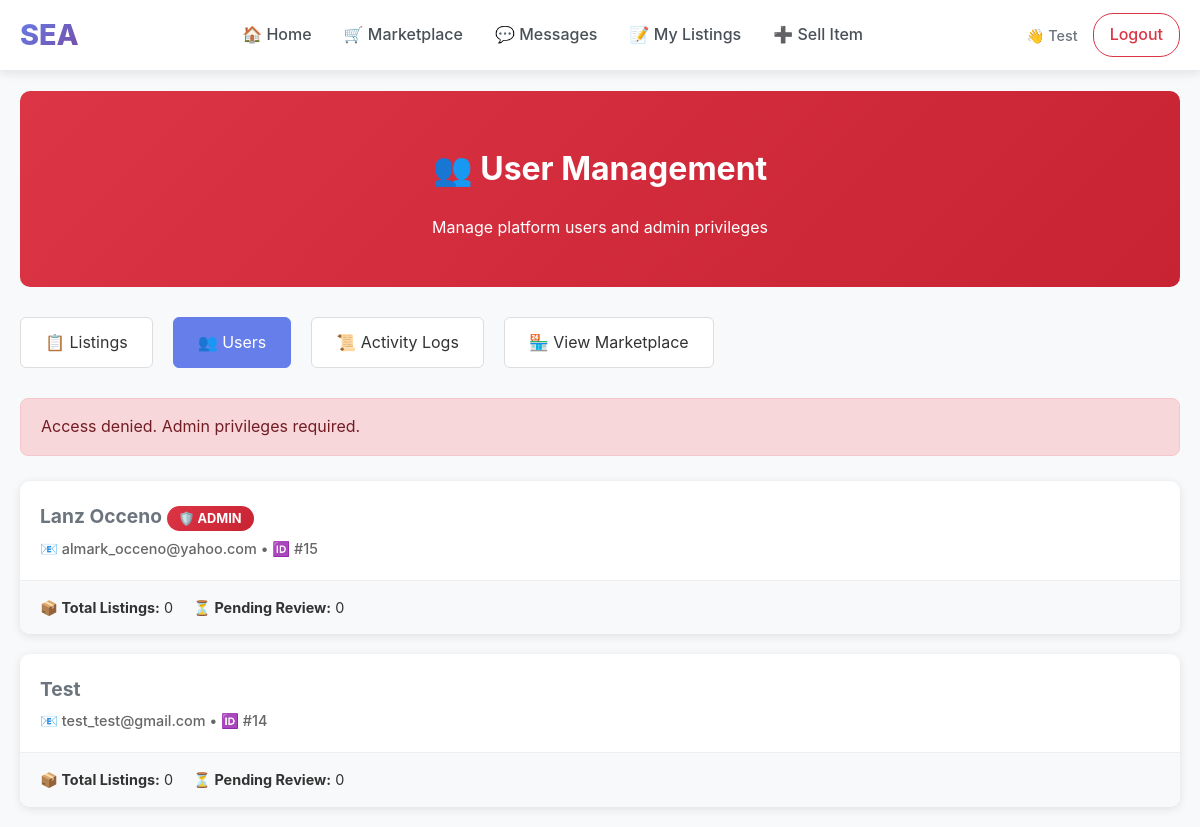
The app's page /admin/users (signed in) with its own data.
### tables this page shows
CREATE TABLE students (
        student_id INTEGER PRIMARY KEY AUTOINCREMENT,
        name TEXT NOT NULL,
        email TEXT UNIQUE NOT NULL,
        password TEXT NOT NULL,
        org TEXT
    , is_admin INTEGER DEFAULT 0, email_verified INTEGER DEFAULT 0, verification_code TEXT DEFAULT NULL, verification_code_expires DATETIME DEFAULT NULL);

### app.py (the view)
@app.route('/admin/users')
def admin_users():
    if not require_admin():
        return redirect(url_for('home'))
    conn = get_db_connection()
    cur = conn.cursor()
    cur.execute("""
        SELECT s.*,
               COUNT(i.item_id) as item_count,
               COUNT(CASE WHEN i.moderation_status = 'pending' THEN 1 END) as pending_items
        FROM students s
        LEFT JOIN items i ON s.student_id = i.student_id
        GROUP BY s.student_id
        ORDER BY s.student_id DESC
    """)
    users = [dict(row) for row in cur.fetchall()]
    conn.close()
    return render_template('admin/users.html', users=users)

### app.py (called while the page is built)
def get_db_connection():
    db_path = os.path.join(BASE_DIR, 'database', 'marketplace.db')
    conn = sqlite3.connect(db_path, timeout=30.0)
    conn.row_factory = sqlite3.Row
    conn.execute('PRAGMA journal_mode=WAL;')
    return conn

def require_login():
    if 'user_id' not in session:
        return False
    if 'last_activity' in session:
        try:
            last_activity = datetime.fromisoformat(session['last_activity'])
            if datetime.now() - last_activity > timedelta(hours=24):
                session.clear()
                return False
        except:
            pass
    session['last_activity'] = datetime.now().isoformat()
    return True

@app.context_processor
def inject_csrf_token():
    return dict(csrf_token=generate_csrf_token)

@app.context_processor
def inject_admin_status():
    return dict(is_admin_user=is_admin())

def is_admin():
    if not require_login():
        return False
    conn = get_db_connection()
    cur = conn.cursor()
    cur.execute("SELECT is_admin FROM students WHERE student_id = ?", (session['user_id'],))
    result = cur.fetchone()
    conn.close()
    return result and result[0] == 1

def require_admin():
    if not is_admin():
        flash("Access denied. Admin privileges required.", "error")
        return redirect(url_for('home'))
    return True

### templates/admin/users.html (shortened to what this page needs)
{% extends "base.html" %}
{% block content %}
<div class="admin-page">
  <div class="admin-header">
    <h1>👥 User Management</h1>
    <p>Manage platform users and admin privileges</p>
  </div>
  <div class="admin-nav">
    <a href="{{ url_for('admin_dashboard') }}">📋 Listings</a>
    <a href="{{ url_for('admin_users') }}" class="active">👥 Users</a>
    <a href="{{ url_for('admin_logs') }}">📜 Activity Logs</a>
    <a href="{{ url_for('marketplace') }}">🏪 View Marketplace</a>
  </div>
  {% with messages = get_flashed_messages(with_categories=true) %}
    {% if messages %}
      {% for category, message in messages %}
        <div class="alert {{ category }}">
          {{ message }}
        </div>
      {% endfor %}
    {% endif %}
  {% endwith %}
  <div class="users-grid">
    {% for user in users %}
    <div class="user-card">
      <div class="user-header">
        <div class="user-info">
          <div class="user-name">
            {{ user.name }}
            {% if user.is_admin %}
              <span class="admin-badge">🛡️ ADMIN</span>
            {% endif %}
          </div>
          <div class="user-meta">
            📧 {{ user.email }} • 🆔 #{{ user.student_id }}
          </div>
        </div>
      </div>
      <div class="user-stats">
        <div><strong>📦 Total Listings:</strong> {{ user.item_count }}</div>
        <div><strong>⏳ Pending Review:</strong> {{ user.pending_items }}</div>
      </div>
    </div>
    {% endfor %}
  </div>
</div>
{% endblock %}

### templates/base.html (shortened to what this page needs)
<!DOCTYPE html>
<html lang="en">
<head>
</head>
<body data-user-id="{% if session.get('user_id') %}{{ session.get('user_id') }}{% endif %}"{% if other %} data-other-id="{{ other['student_id'] }}"{% endif %}>
<nav class="navbar">
  <div class="nav-container">
    <a href="{{ url_for('home') }}" class="nav-brand">SEA</a>
    <div class="nav-links" id="navLinks">
      <a href="{{ url_for('home') }}">🏠 Home</a>
      <a href="{{ url_for('marketplace') }}">🛒 Marketplace</a>
      <a href="{{ url_for('messages') }}">💬 Messages</a>
      {% if session.get('user_id') %}
        <a href="{{ url_for('my_listings') }}">📝 My Listings</a>
        <a href="{{ url_for('add_item') }}">➕ Sell Item</a>
      {% endif %}
    </div>
    <div class="nav-user">
      {% if session.get('user_id') %}
        <span class="user-info">👋 {{ session.get('user_name') }}</span>
        <a href="{{ url_for('logout') }}" class="btn-logout">Logout</a>
      {% else %}
        <a href="{{ url_for('login') }}" class="btn-outline">Login</a>
        <a href="{{ url_for('register') }}" class="btn-primary">Register</a>
      {% endif %}
    </div>
  </div>
</nav>
<div class="main-content">
{% block content %}{% endblock %}
</div>
{% set is_chat_page = request.endpoint == 'chat_page' %}
</body>
</html>

### templates/base.html (style rules this page uses)
* { box-sizing: border-box; }
body { margin: 0; font-family: -apple-system, BlinkMacSystemFont, 'Segoe UI', Roboto, sans-serif; background: #f8f9fa; line-height: 1.6; color: #333; }
.main-content { min-height: calc(100vh - 80px); padding-top: 0; }
.navbar { background: white; padding: 12px 0; box-shadow: 0 2px 10px rgba(0, 0, 0, 0.1); border-bottom: 1px solid #e9ecef; position: sticky; top: 0; z-index: 1000; }
.nav-container { max-width: 1200px; margin: 0 auto; padding: 0 20px; display: flex; align-items: center; justify-content: space-between; flex-wrap: wrap; gap: 20px; }
.nav-brand { font-size: 1.8rem; font-weight: 800; color: #667eea; text-decoration: none; background: linear-gradient(135deg, #667eea 0%, #764ba2 100%); -webkit-background-clip: text; background-clip: text; -webkit-text-fill-color: transparent; }
.nav-links { display: flex; align-items: center; gap: 0; flex: 1; justify-content: center; flex-wrap: wrap; }
.nav-links a { color: #495057; text-decoration: none; padding: 10px 16px; border-radius: 6px; font-weight: 500; transition: all 0.2s ease; position: relative; }
.nav-user { display: flex; align-items: center; gap: 15px; flex-wrap: wrap; }
.user-info { color: #6c757d; font-size: 0.9rem; font-weight: 500; }
.nav-user a { color: #495057; text-decoration: none; padding: 8px 16px; border-radius: 20px; font-weight: 500; transition: all 0.2s ease; border: 1px solid transparent; }
.nav-user a.btn-logout { color: #dc3545; border: 1px solid #dc3545; }

### templates/admin/users.html (style rules this page uses)
.admin-page { padding: 20px; max-width: 1200px; margin: 0 auto; }
.admin-header { background: linear-gradient(135deg, #dc3545 0%, #c82333 100%); color: white; padding: 30px; border-radius: 10px; margin-bottom: 30px; text-align: center; }
.admin-nav { display: flex; gap: 20px; margin-bottom: 30px; flex-wrap: wrap; }
.admin-nav a { background: #fff; color: #333; padding: 12px 24px; border-radius: 6px; text-decoration: none; border: 1px solid #ddd; transition: all 0.3s ease; }
.admin-nav a:hover, .admin-nav a.active { background: #667eea; color: white; border-color: #667eea; }
.users-grid { display: grid; gap: 20px; }
.user-card { background: white; border-radius: 10px; box-shadow: 0 2px 10px rgba(0,0,0,0.1); overflow: hidden; }
.user-header { display: flex; justify-content: space-between; align-items: center; padding: 20px; border-bottom: 1px solid #eee; }
.user-info { flex: 1; }
.user-name { font-size: 1.2rem; font-weight: bold; margin-bottom: 5px; }
.user-meta { color: #666; font-size: 0.9rem; }
.admin-badge { background: linear-gradient(135deg, #dc3545, #c82333); color: white; padding: 5px 12px; border-radius: 20px; font-size: 0.8rem; font-weight: bold; }
.user-stats { display: flex; gap: 20px; padding: 15px 20px; background: #f8f9fa; font-size: 0.9rem; }
.alert { padding: 15px 20px; border-radius: 8px; margin-bottom: 25px; }
.alert.error { background: #f8d7da; color: #721c24; border: 1px solid #f5c6cb; }

### records on screen
students: get "Test", name "Test", email "test_test@gmail.com", student_id "14", item_count "0", pending_items "0"
students: name "Lanz Occeno", is_admin "🛡️ ADMIN", email "almark_occeno@yahoo.com", student_id "15", item_count "0", pending_items "0"

### other values on screen
{{ message }} "Access denied. Admin privileges required."
